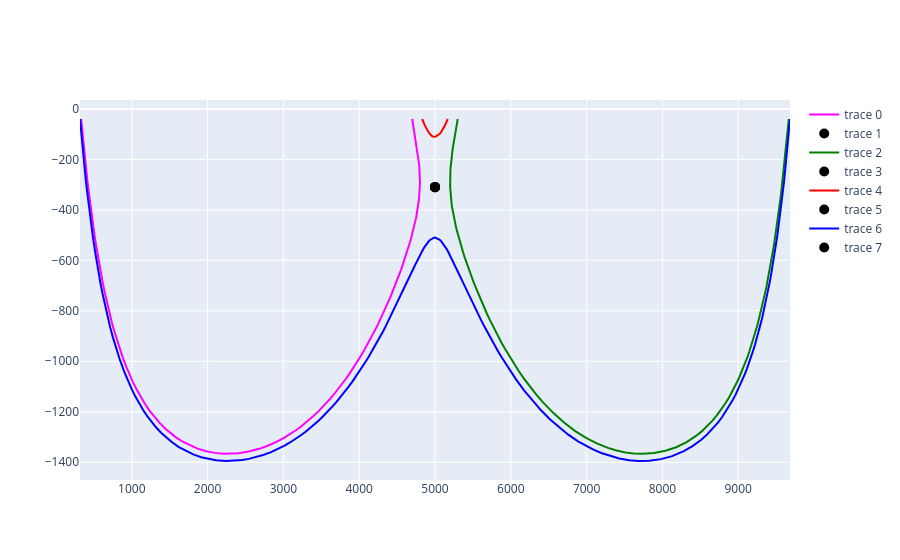

Notebook source saved alongside this figure:
### Code cell
# Step 5-1: Generate Dividing Streamlines under the average flow field
import numpy as np
import h5py
import os
from scipy.ndimage import gaussian_filter
from scipy.optimize import minimize
from scipy.integrate import solve_ivp
from concurrent.futures import ThreadPoolExecutor
import plotly.graph_objects as go
import pandas as pd

# Function to compute the average hydraulic head and velocity components
def compute_average_flow(input_folder, output_filename):
    """
    Computes the average hydraulic head and velocity components from multiple time-step HDF5 files.
    """
    H_sum, vx_sum, vz_sum, count = None, None, None, 0

    for tp in np.arange(0, 1, 0.1):
        hdf5_filename = os.path.join(input_folder, 'head_and_velocity_tp_' + '{:.2f}'.format(tp) + '.h5')
        if not os.path.exists(hdf5_filename):
            print("File not found: " + hdf5_filename + ". Skipping.")
            continue

        try:
            with h5py.File(hdf5_filename, 'r') as f:
                H = f['H'][:]
                vx = f['vx'][:]
                vz = f['vz'][:]
                x_range = f['x_range'][:]
                z_range = f['z_range'][:]
        except OSError as e:
            print("Error reading file " + hdf5_filename + ": " + str(e))
            continue

        if H_sum is None:
            H_sum = np.zeros_like(H)
            vx_sum = np.zeros_like(vx)
            vz_sum = np.zeros_like(vz)

        H_sum += H
        vx_sum += vx
        vz_sum += vz
        count += 1

    if count == 0:
        print("No files processed. Exiting.")
        return None

    Have = H_sum / count
    Vxave = vx_sum / count
    Vzave = vz_sum / count
    UUave = np.sqrt(Vxave**2 + Vzave**2)

    try:
        with h5py.File(output_filename, 'w') as f:
            f.create_dataset('Have', data=Have)
            f.create_dataset('Vxave', data=Vxave)
            f.create_dataset('Vzave', data=Vzave)
            f.create_dataset('UUave', data=UUave)
            f.create_dataset('x_range', data=x_range)
            f.create_dataset('z_range', data=z_range)
    except OSError as e:
        print("Error writing output file " + output_filename + ": " + str(e))
        return None

    
# Save the average flow field to a Tecplot .dat file
    dat_filename = os.path.splitext(output_filename)[0] + '.dat'
    with open(dat_filename, 'w') as f:
        f.write('TITLE = "Average Flow Field"\n')
        f.write('VARIABLES = "X", "Z", "Hydraulic Head (H)", "Velocity X (Vx)", "Velocity Z (Vz)", "Velocity Magnitude (UU)"\n')

        # Find the indices where z < -20
        z_indices = np.where(z_range < -20)[0]

        # If there are no indices where z < -20, exit the function
        if len(z_indices) == 0:
            print("No data found for z < -20. Exiting.")
            return Have, Vxave, Vzave, UUave, x_range, z_range

        # Write the ZONE header with the new J size
        f.write('ZONE T="Average Flow Field", I={}, J={}, F=POINT\n'.format(Have.shape[1], len(z_indices)))

        for i in z_indices:
            for j in range(Have.shape[1]):
                f.write('{:.6e} {:.6e} {:.6e} {:.6e} {:.6e} {:.6e}\n'.format(
                    x_range[j], z_range[i],
                    Have[j, i], Vxave[j, i], Vzave[j, i], UUave[j, i]
                ))

    print(f"Average flow field has been saved to {output_filename} and {dat_filename}.")

    return Have, Vxave, Vzave, UUave, x_range, z_range


# Function to find stagnation points
def find_stagnation_points(vx, vz, x_range, z_range):
    """
    Identifies stagnation points based on the velocity magnitude minimum.
    """
    uu = np.sqrt(vx**2 + vz**2)
    uu_smoothed = gaussian_filter(uu, sigma=2)

    stagnation_points = []
    for i in range(1, uu.shape[0] - 1):
        for j in range(1, uu.shape[1] - 1):
            if uu_smoothed[i, j] < uu_smoothed[i-1, j] and uu_smoothed[i, j] < uu_smoothed[i+1, j] and \
               uu_smoothed[i, j] < uu_smoothed[i, j-1] and uu_smoothed[i, j] < uu_smoothed[i, j+1]:
                x = x_range[i]
                z = z_range[j]
                result = minimize(
                    lambda pos: np.sqrt(vx[int(pos[0]), int(pos[1])]**2 + vz[int(pos[0]), int(pos[1])]**2),
                    x0=[i, j],
                    bounds=((0, len(x_range)-1), (0, len(z_range)-1))
                )
                if int(result.x[0]) >= 0 and int(result.x[1]) >= 0:
                    stagnation_points.append((x_range[int(result.x[0])], z_range[int(result.x[1])]))

    return stagnation_points

# Function to generate critical points around a stagnation point
def generate_critical_points(stagnation_point, dx, dz):
    """
    Generate critical points around a given stagnation point with direction information.
    """
    x, z = stagnation_point
    return [
        ((x - dx, z), 'left'),  # Left
        ((x + dx, z), 'right'), # Right
        ((x, z + dz), 'up'),    # Up
        ((x, z - dz), 'down')   # Down
    ]

# Interpolation function for velocity
def interpolate_velocity(x, z, x_range, z_range, vx, vz):
    """
    Performs bilinear interpolation to estimate velocity components at a given point.
    """
    if x < x_range[0] or x > x_range[-1] or z < z_range[0] or z > z_range[-1]:
        return [0, 0]
    xi = np.searchsorted(x_range, x) - 1
    zi = np.searchsorted(z_range, z) - 1
    x1, x2 = x_range[xi], x_range[xi + 1]
    z1, z2 = z_range[zi], z_range[zi + 1]
    xd = (x - x1) / (x2 - x1)
    zd = (z - z1) / (z2 - z1)

    vx_val = (vx[xi, zi] * (1 - xd) * (1 - zd) +
              vx[xi + 1, zi] * xd * (1 - zd) +
              vx[xi, zi + 1] * (1 - xd) * zd +
              vx[xi + 1, zi + 1] * xd * zd)

    vz_val = (vz[xi, zi] * (1 - xd) * (1 - zd) +
              vz[xi + 1, zi] * xd * (1 - zd) +
              vz[xi, zi + 1] * (1 - xd) * zd +
              vz[xi + 1, zi + 1] * xd * zd)

    return [vx_val, vz_val]

# Compute streamlines for given starting points
def compute_streamlines(vx, vz, x_range, z_range, start_points, max_distance=1e7, tol=1e-7):
    def velocity_field(t, pos):
        x, z = pos
        if x < x_range[0] or x > x_range[-1] or z < z_range[0] or z > z_range[-1]:
            return [0, 0]
        
        xi = np.searchsorted(x_range, x) - 1
        zi = np.searchsorted(z_range, z) - 1
        x1, x2 = x_range[xi], x_range[xi + 1]
        z1, z2 = z_range[zi], z_range[zi + 1]
        xd = (x - x1) / (x2 - x1)
        zd = (z - z1) / (z2 - z1)

        vx_val = (vx[xi, zi] * (1 - xd) * (1 - zd) +
                  vx[xi + 1, zi] * xd * (1 - zd) +
                  vx[xi, zi + 1] * (1 - xd) * zd +
                  vx[xi + 1, zi + 1] * xd * zd)

        vz_val = (vz[xi, zi] * (1 - xd) * (1 - zd) +
                  vz[xi + 1, zi] * xd * (1 - zd) +
                  vz[xi, zi + 1] * (1 - xd) * zd +
                  vz[xi + 1, zi + 1] * xd * zd)

        return [vx_val, vz_val]

    # Define an event to terminate integration when a boundary condition is met
    def boundary_event(t, pos):
        x, z = pos
        return pos[1] + 40  # Termination condition, e.g., z = -80 surface

    boundary_event.terminal = True  # Stop integration when event is triggered
    boundary_event.direction = 0     # Event is detected regardless of direction    

    def integrate_streamline(start):
        if np.ndim(start) != 1:
            start = np.array(start).flatten()

        result_forward = solve_ivp(
            velocity_field, 
            [0, max_distance], 
            start, 
            method='RK45', 
            rtol=tol, 
            atol=tol, 
            events=boundary_event
        )

        result_backward = solve_ivp(
            velocity_field, 
            [0, -max_distance], 
            start, 
            method='RK45', 
            rtol=tol, 
            atol=tol, 
            events=boundary_event
        )

        streamline_forward = result_forward.y.T
        streamline_backward = result_backward.y.T[::-1]
        streamline = np.vstack((streamline_backward, streamline_forward))
        return streamline

    if isinstance(start_points, list):
        start_points = [np.array(start).flatten() for start in start_points]

    with ThreadPoolExecutor() as executor:
        streamlines = list(executor.map(integrate_streamline, start_points))

    return streamlines

# Function to plot dividing streamlines across critical points around stagnation points
def plot_streamlines(fig, streamlines, stagnation_points, colors):
    for streamline, color in zip(streamlines, colors):
        fig.add_trace(go.Scatter(x=streamline[:, 0], y=streamline[:, 1], mode='lines', line=dict(width=2, color=color)))
    for x, z in stagnation_points:
        fig.add_trace(go.Scatter(x=[x], y=[z], mode='markers', marker=dict(color='black', size=10)))

# Main workflow
input_folder = os.path.join(os.getcwd(), 'results')
output_filename = './results/average_flow.h5'
Have, Vxave, Vzave, UUave, x_range, z_range = compute_average_flow(input_folder, output_filename)

stagnation_points = find_stagnation_points(Vxave, Vzave, x_range, z_range)
print(f"Stagnation points found: {stagnation_points}")

# Prepare colors for each direction
colors = {
    'left': 'magenta',
    'right': 'green',
    'up': 'red',
    'down': 'blue'
}

# Generate critical points with directions
critical_points_with_directions = [point for sp in stagnation_points for point in generate_critical_points(sp, 200, 200)]

# Separate critical points by their direction for streamline computation
start_points_by_direction = {}
for point, direction in critical_points_with_directions:
    if direction not in start_points_by_direction:
        start_points_by_direction[direction] = []
    start_points_by_direction[direction].append(point)

# Compute and plot streamlines for each direction separately
fig = go.Figure()
all_streamlines = []  # Store all streamlines for exporting to CSV

for direction, start_points in start_points_by_direction.items():
    streamlines = compute_streamlines(Vxave, Vzave, x_range, z_range, start_points)
    plot_streamlines(fig, streamlines, stagnation_points, [colors[direction]] * len(streamlines))
    all_streamlines.extend(streamlines)

# Save the streamlines to a CSV file
result_folder = os.path.join(os.getcwd(), 'results')
os.makedirs(result_folder, exist_ok=True)
csv_filename = os.path.join(result_folder, 'streamlines.csv')

streamline_data = []
for i, streamline in enumerate(all_streamlines):
    for point in streamline:
        streamline_data.append([i, point[0], point[1]])

df = pd.DataFrame(streamline_data, columns=['streamline_id', 'x', 'z'])
df.to_csv(csv_filename, index=False)

# Save the plot as an HTML file
html_filename = os.path.join(result_folder, 'streamlines.html')
fig.write_html(html_filename)
print(f"Plot has been saved to {html_filename}.")

# Show the plot
fig.show()

### Figure 1 — Plotly figure (JSON) as saved in the notebook; plotly's stock layout.template omitted (floating-point values rounded to 4 significant figures; data arrays with more than 128 entries replaced by an {"elided": "..."} marker saying what was removed)
{"data": [{"line": {"color": "magenta", "width": 2}, "mode": "lines", "type": "scatter", "x": {"elided": "250 float values"}, "y": {"elided": "250 float values"}}, {"marker": {"color": "black", "size": 10}, "mode": "markers", "type": "scatter", "x": [5000], "y": [-310]}, {"line": {"color": "green", "width": 2}, "mode": "lines", "type": "scatter", "x": {"elided": "287 float values"}, "y": {"elided": "287 float values"}}, {"marker": {"color": "black", "size": 10}, "mode": "markers", "type": "scatter", "x": [5000], "y": [-310]}, {"line": {"color": "red", "width": 2}, "mode": "lines", "type": "scatter", "x": [4830.0, 4830.0, 4830.0, 4831.0, 4832.0, 4835.0, 4838.0, 4842.0, 4842.0, 4843.0, 4847.0, 4852.0, 4857.0, 4857.0, 4858.0, 4865.0, 4871.0, 4872.0, 4873.0, 4874.0, 4877.0, 4880.0, 4888.0, 4889.0, 4891.0, 4895.0, 4904.0, 4907.0, 4910.0, 4916.0, 4932.0, 4933.0, 4935.0, 4937.0, 4942.0, 4947.0, 4961.0, 4971.0, 4979.0, 4988.0, 4999.0, 5000.0, 5000.0, 5000.0, 5000.0, 5000, 5000, 5000.0, 5000.0, 5000.0, 5000.0, 5001.0, 5012.0, 5028.0, 5044.0, 5049.0, 5055.0, 5058.0, 5061.0, 5064.0, 5076.0, 5080.0, 5084.0, 5086.0, 5089.0, 5102.0, 5105.0, 5106.0, 5107.0, 5108.0, 5116.0, 5119.0, 5122.0, 5123.0, 5124.0, 5125.0, 5133.0, 5136.0, 5139.0, 5139.0, 5140.0, 5141.0, 5146.0, 5152.0, 5153.0, 5154.0, 5154.0, 5154.0, 5158.0, 5162.0, 5166.0, 5168.0, 5169.0, 5169.0], "y": [-40.0, -40.15, -40.61, -41.05, -42.14, -45.14, -47.62, -49.53, -49.82, -50.1, -52.54, -55.34, -58.7, -59.52, -60.36, -65.13, -68.83, -69.46, -70.07, -70.68, -71.96, -73.3, -78.23, -79.13, -80.14, -82.78, -87.72, -88.9, -90.08, -92.3, -98.65, -99.41, -100.1, -100.7, -102.8, -104.6, -108.0, -109.3, -110.0, -110.3, -110.1, -110.0, -110.0, -110.0, -110.0, -110, -110, -110.0, -110.0, -110.0, -110.0, -109.9, -108.9, -106.7, -103.6, -102.4, -101.1, -100.3, -99.57, -98.62, -94.29, -92.48, -90.47, -89.36, -88.27, -81.63, -80.55, -80.12, -79.69, -79.23, -74.55, -72.82, -70.94, -70.26, -69.58, -68.82, -63.73, -62.03, -60.42, -60.06, -59.69, -59.27, -55.8, -51.34, -50.35, -50.04, -49.74, -49.37, -46.18, -43.53, -41.21, -40.44, -40.04, -40.0]}, {"marker": {"color": "black", "size": 10}, "mode": "markers", "type": "scatter", "x": [5000], "y": [-310]}, {"line": {"color": "blue", "width": 2}, "mode": "lines", "type": "scatter", "x": {"elided": "320 float values"}, "y": {"elided": "320 float values"}}, {"marker": {"color": "black", "size": 10}, "mode": "markers", "type": "scatter", "x": [5000], "y": [-310]}], "layout": {}}
